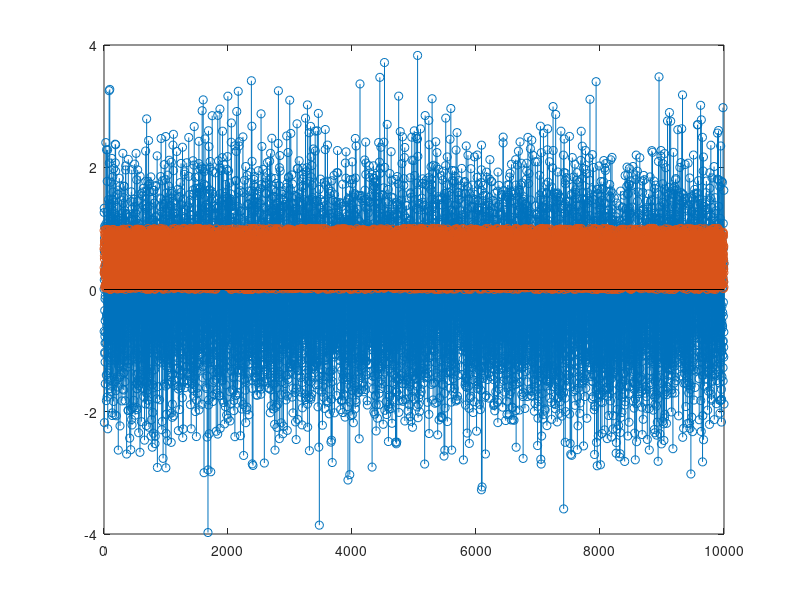

MATLAB code for this plot: (Note: this script raises an error after producing the figure.)
clc;
close all;
clear all;


n = 10000;

X = randn(n,1);
Y = unifrnd(0,1,n,1);

stem(X);
hold on;
stem(Y);

figure;
Z = -log(1-Y);
histogram(Z);

mx = mean(X)
my = mean(Y)
mz = mean(Z)

vx = var(X)
vy = var(Y)
vz = var(Z)


K = exprnd(1,n,1);
hold on;
histogram(K)

mk = mean(K)
vk = var(K)


%%
clc;
close all;
clear all;


n = 100000;

x1 = randn(n,1);
x2 = randn(n,1);

y = x1+x2;

my = mean(y)
vy = var(y)     % expected independent which means var(x1+x2) = var(x1)+var(x2)



x3 = unifrnd(-sqrt(3),sqrt(3),n,1);
x4 = unifrnd(-sqrt(3),sqrt(3),n,1);

y2 = x3+x4;

my2 = mean(y2)
vy2 = var(y2)     % expected independent which means var(x1+x2) = var(x1)+var(x2)

histogram(y2)

%%
clc;
close all;
clear all;
n = 100000;
t = linspace(0,pi,n)';

theta = unifrnd(-pi,pi,n,1);

x = cos(t+theta);

mx = var(x)




%%

clc;
close all;
clear all;
n = 3;
h = 0;
Cx = [1 h h^2 h^3;
    h 1 h h^2;
    h^2 h 1 h;
    h^3 h^2 h 1];

eig(Cx)



%%

clc;
close all;
clear all;

xold = randn(1); 
for n = 1:10000000
   xnew = randn(1); 
    V(n) = xold+xnew;
   xold = xnew;
end

mv = mean(V)
vv = var(V)










